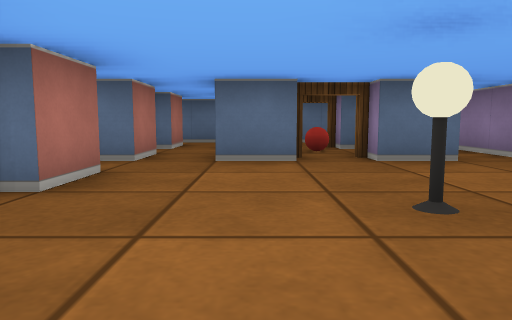
View 1 (above)

12 first-person views from a walk through a cub3D maze. The camera is about half as high as the walls, tilts 6° down and sees 70° across. The floor is counted in squares. Each view is taken from the middle of a square. On the plan, view 1 faces up. The plan holds only what a view shows up to about 9 squares ahead; the rest is blank.

View 2
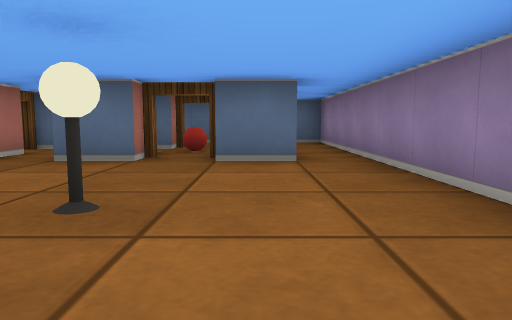

View 3
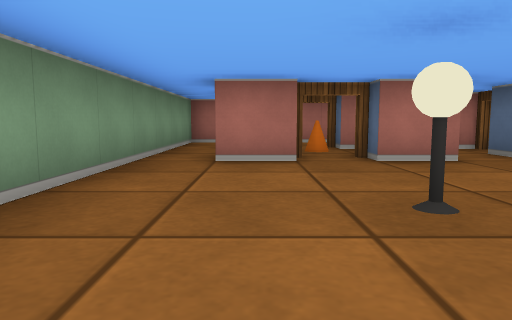

View 4
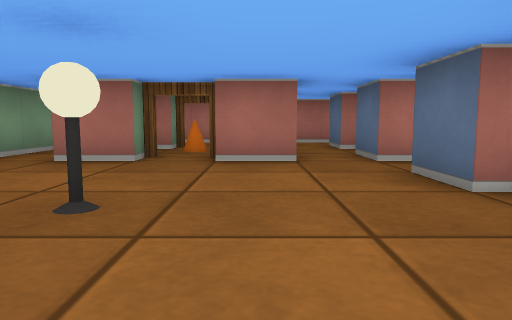

View 5
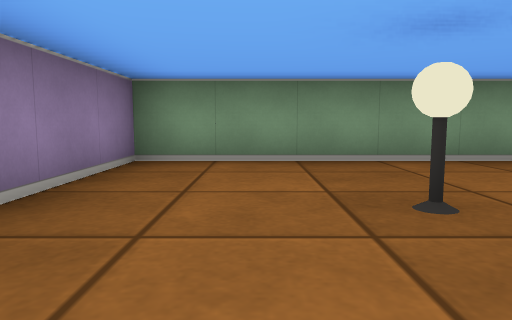

View 6
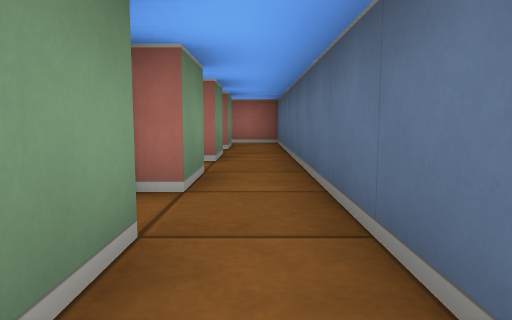

View 7
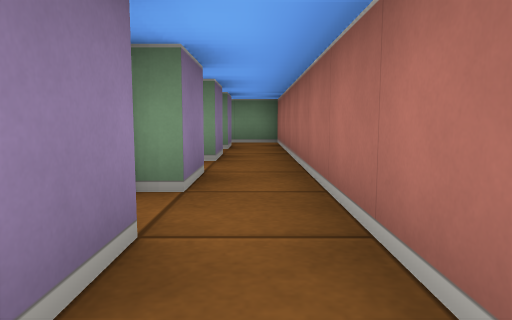

View 8
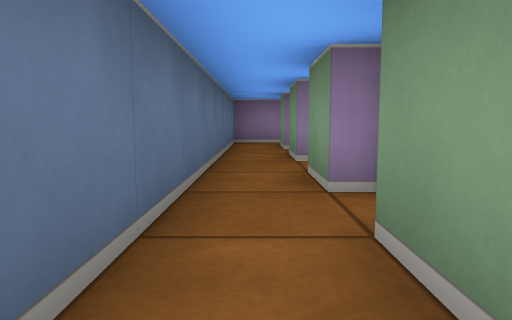

View 9
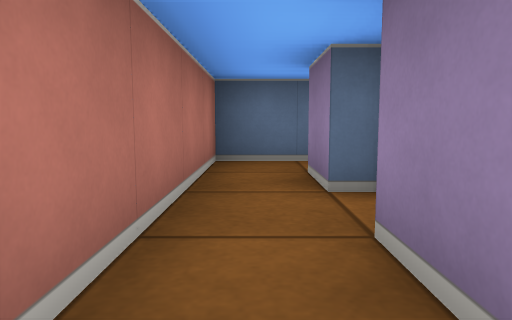

View 10
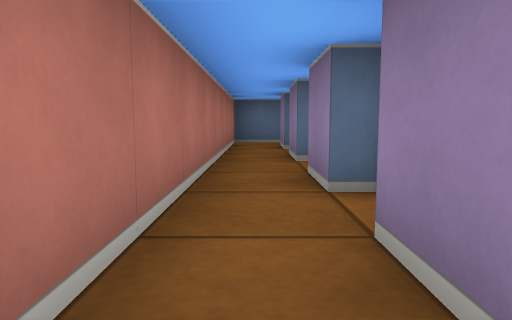

View 11
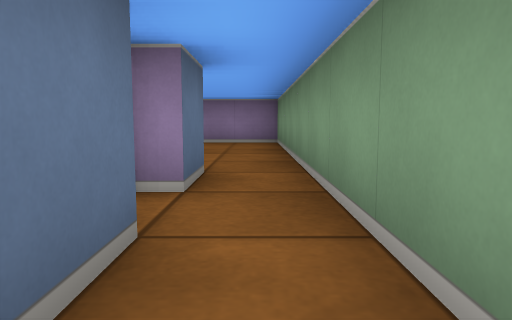

View 12
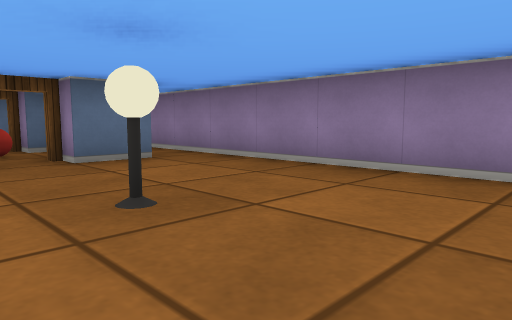

### Floor plan
Key: @ floor where view 1 was taken; # wall or solid block; . floor; D open door; B ball; L lamp; C cone.
Columns run from 6 left of view 1 to 4 right of it. Each row starts with its distance up from view 1.
  9 ###########
  8 #.........#
  7 #.#D#.#D#.#
  6 #.D D.DBD.#
  5 #.#D#.#D#.#
  4 #.........#
  3 #.#D#.....#
  2 #.DCD..L..#
  1 #.#D#.....#
  0 #.....@...#
 -1 ###########

Where each view was taken, in squares from view 1:
view 1: 0 up, 0 right, facing up
view 2: 0 up, 2 right, facing up
view 3: 1 up, 3 right, facing left
view 4: 3 up, 3 right, facing left
view 5: 4 up, 2 right, facing down
view 6: 8 up, 3 right, facing left
view 7: 8 up, 5 left, facing down
view 8: 8 up, 5 left, facing right
view 9: 4 up, 5 left, facing up
view 10: 0 up, 5 left, facing up
view 11: 0 up, 5 left, facing right
view 12: 0 up, 0 right, facing up-right
